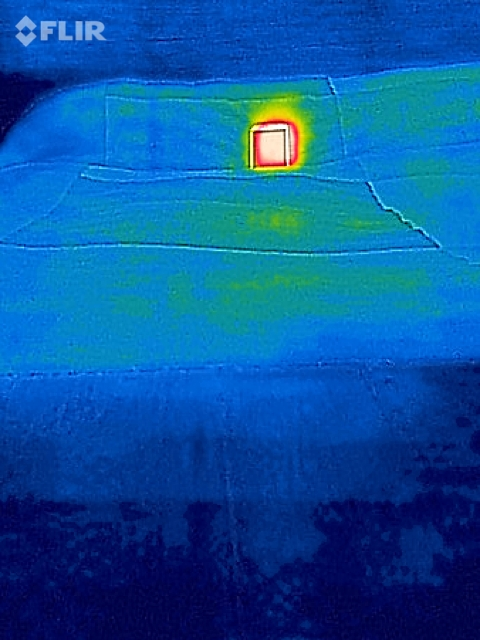
#> input picture IMG_0401.JPG, 480 x 640 px
$ python scoreimage.py IMG_0401.JPG
#> lines starting #> are read from the running program, lines starting #| are printed output that depends on the picture; long printed decimals are rounded
from PIL import Image
import sys

for index in range(1,len(sys.argv)):
    print(sys.argv[index])

    im = Image.open(sys.argv[index])
#> im is the input picture: PIL image 480x640 RGB; mean R, G, B 8, 84.6, 158.3

    r,g,b = im.split()
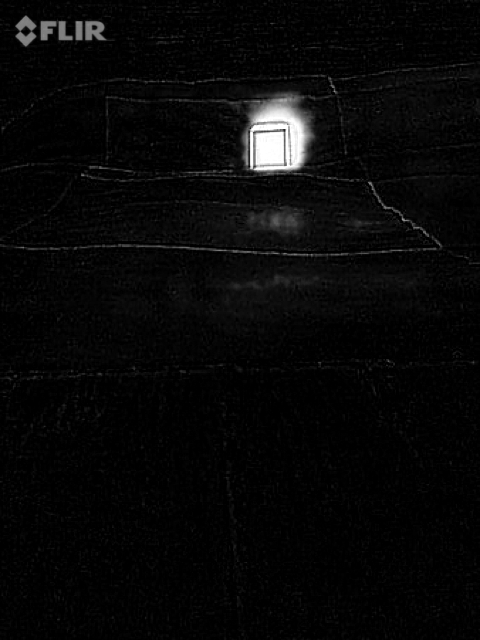
#> r: PIL image 480x640 L; min 0, max 255, mean 8
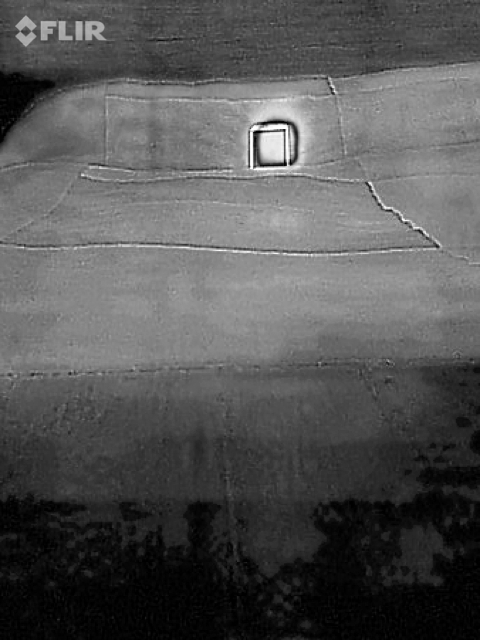
#> g: PIL image 480x640 L; min 0, max 255, mean 84.6
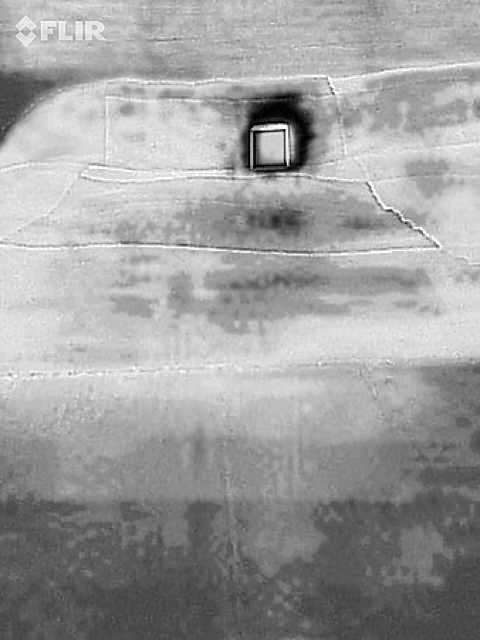
#> b: PIL image 480x640 L; min 0, max 255, mean 158.3

    count = 0
    total = 0
    pixelCount = 0
    for pixel in r.getdata():
        pixelCount = pixelCount + 1
        if pixel >= 100:
            count = count + 1
            total = total + pixel
#> this loop made 307200 passes
#> pixel on passes 2 to 4: 0, 1, 1
#> after the loop, count = 4804; pixelCount = 307200; total = 907350


    print("hot pixels " + str(total/count/256*100) + "%")
#| hot pixels 73.779%
    print("ratio " + str(count/pixelCount*100) + "%")
#| ratio 1.564%

$ run again, on IMG_0403.JPG
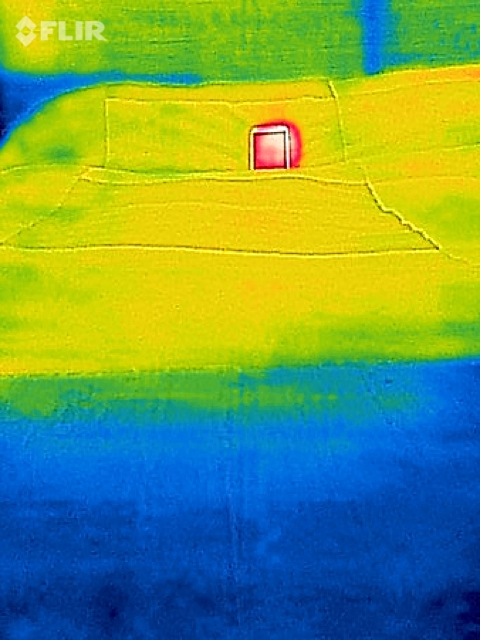
#> input picture IMG_0403.JPG, 480 x 640 px
#> im is the input picture: PIL image 480x640 RGB; mean R, G, B 109.4, 154.4, 82.9
#> `r,g,b = im.split()`:
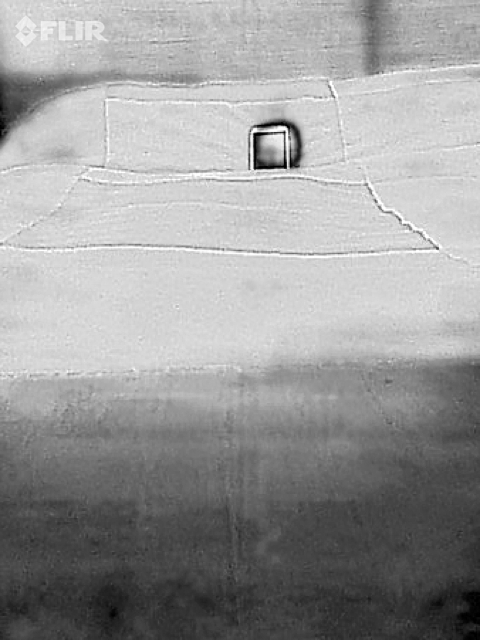
#> g: PIL image 480x640 L; min 0, max 255, mean 154.4
#> `r,g,b = im.split()`:
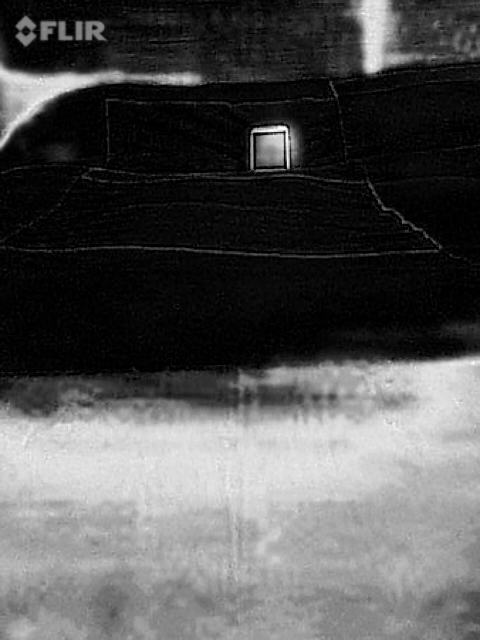
#> b: PIL image 480x640 L; min 0, max 254, mean 82.9
#> the loop `for pixel in r.getdata():` made 307200 passes
#> (pixel, total) on passes 1 to 8: (189, 189), (194, 383), (201, 584), (208, 792), (213, 1005), (215, 1220), (221, 1441), (226, 1667)
#> after the loop `for pixel in r.getdata():`: count = 154226; pixelCount = 307200; total = 31327506
#| hot pixels 79.347%
#| ratio 50.204%

$ run again, on IMG_0404.JPG
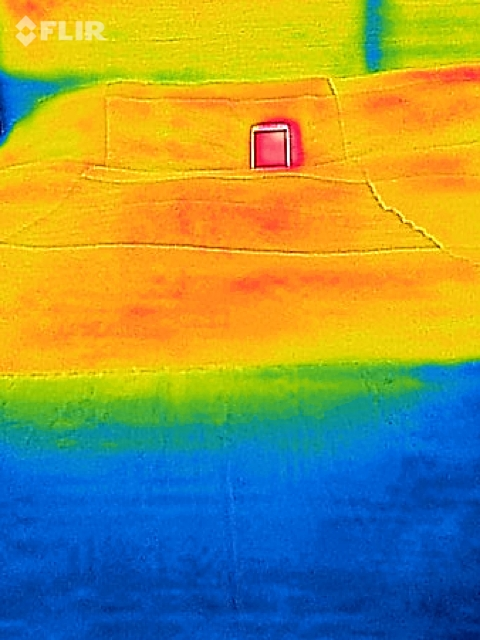
#> input picture IMG_0404.JPG, 480 x 640 px
#> im is the input picture: PIL image 480x640 RGB; mean R, G, B 144.2, 148, 82.6
#> `r,g,b = im.split()`:
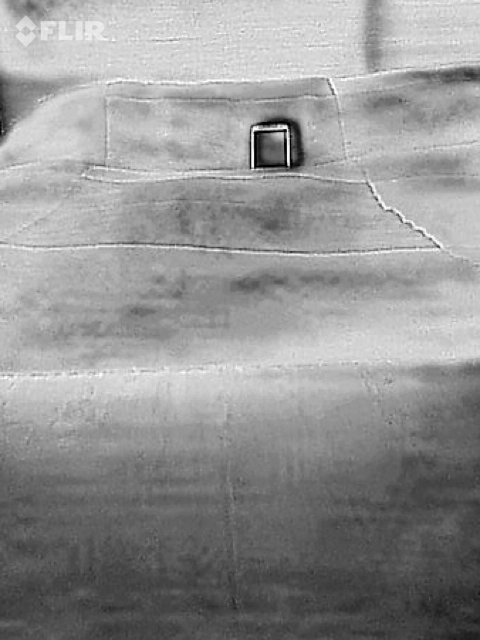
#> g: PIL image 480x640 L; min 0, max 255, mean 148
#> `r,g,b = im.split()`:
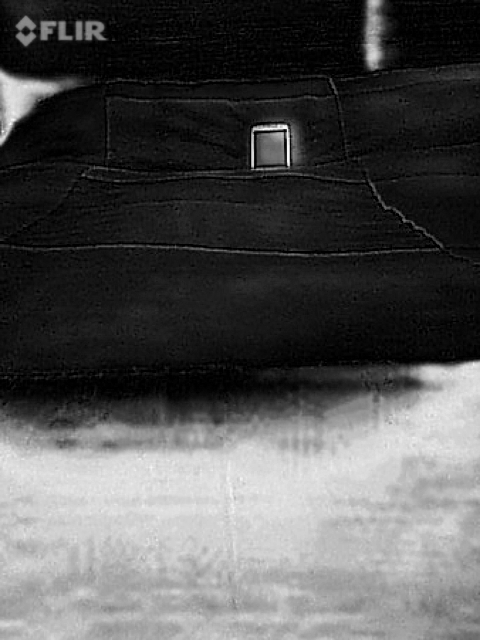
#> b: PIL image 480x640 L; min 0, max 254, mean 82.6
#> the loop `for pixel in r.getdata():` made 307200 passes
#> (pixel, total) on passes 1 to 8: (249, 249), (249, 498), (249, 747), (253, 1000), (254, 1254), (254, 1508), (255, 1763), (253, 2016)
#> after the loop `for pixel in r.getdata():`: count = 182108; pixelCount = 307200; total = 43073416
#| hot pixels 92.393%
#| ratio 59.280%

$ run again, on IMG_0405.JPG
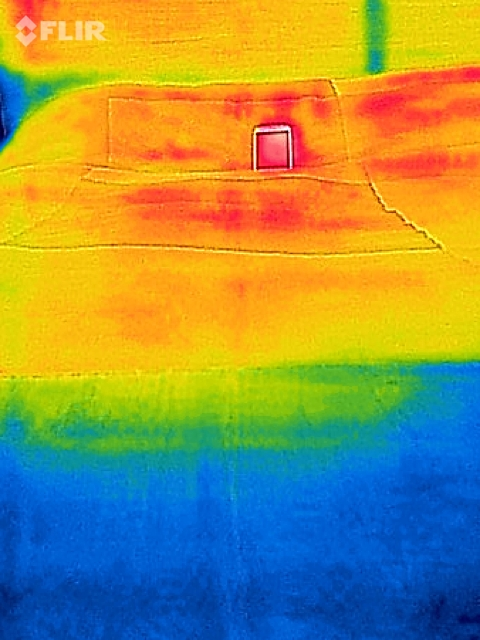
#> input picture IMG_0405.JPG, 480 x 640 px
#> im is the input picture: PIL image 480x640 RGB; mean R, G, B 149.7, 146.2, 79.6
#> `r,g,b = im.split()`:
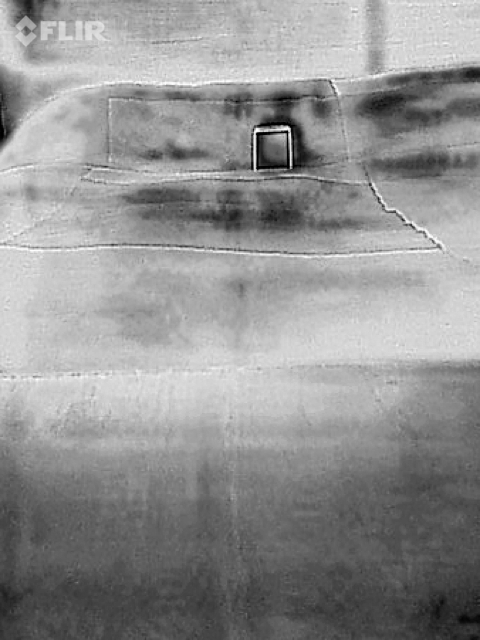
#> g: PIL image 480x640 L; min 0, max 255, mean 146.2
#> `r,g,b = im.split()`:
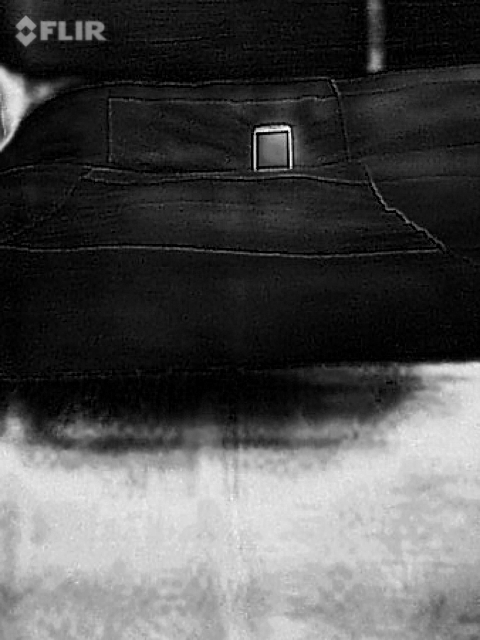
#> b: PIL image 480x640 L; min 0, max 255, mean 79.6
#> the loop `for pixel in r.getdata():` made 307200 passes
#> (pixel, total) on passes 1 to 8: (252, 252), (249, 501), (249, 750), (248, 998), (251, 1249), (255, 1504), (253, 1757), (245, 2002)
#> after the loop `for pixel in r.getdata():`: count = 188194; pixelCount = 307200; total = 44612451
#| hot pixels 92.600%
#| ratio 61.261%
